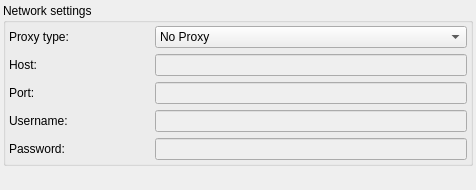
               <widget class="QWidget" name="pageNetwork">
                <layout class="QGridLayout" name="gridLayout_10">
                 <property name="leftMargin">
                  <number>3</number>
                 </property>
                 <property name="topMargin">
                  <number>3</number>
                 </property>
                 <property name="rightMargin">
                  <number>3</number>
                 </property>
                 <property name="bottomMargin">
                  <number>3</number>
                 </property>
                 <item row="0" column="0">
                  <widget class="QGroupBox" name="groupBox_9">
                   <property name="autoFillBackground">
                    <bool>false</bool>
                   </property>
                   <property name="title">
                    <string>Network settings</string>
                   </property>
                   <layout class="QVBoxLayout" name="_34">
                    <property name="leftMargin">
                     <number>3</number>
                    </property>
                    <property name="topMargin">
                     <number>3</number>
                    </property>
                    <property name="rightMargin">
                     <number>3</number>
                    </property>
                    <property name="bottomMargin">
                     <number>3</number>
                    </property>
                    <item>
                     <widget class="QWidget" name="widget_30" native="true">
                      <layout class="QHBoxLayout" name="_35">
                       <property name="leftMargin">
                        <number>0</number>
                       </property>
                       <property name="topMargin">
                        <number>0</number>
                       </property>
                       <property name="rightMargin">
                        <number>0</number>
                       </property>
                       <property name="bottomMargin">
                        <number>0</number>
                       </property>
                       <item>
                        <widget class="QLabel" name="label_30">
                         <property name="minimumSize">
                          <size>
                           <width>140</width>
                           <height>0</height>
                          </size>
                         </property>
                         <property name="maximumSize">
                          <size>
                           <width>140</width>
                           <height>16777215</height>
                          </size>
                         </property>
                         <property name="text">
                          <string>Proxy type:</string>
                         </property>
                        </widget>
                       </item>
                       <item>
                        <widget class="QComboBox" name="comboProxyType">
                         <property name="sizePolicy">
                          <sizepolicy hsizetype="Preferred" vsizetype="Minimum">
                           <horstretch>0</horstretch>
                           <verstretch>0</verstretch>
                          </sizepolicy>
                         </property>
                         <item>
                          <property name="text">
                           <string>No Proxy</string>
                          </property>
                         </item>
                         <item>
                          <property name="text">
                           <string notr="true">HTTP</string>
                          </property>
                         </item>
                         <item>
                          <property name="text">
                           <string notr="true">Socks v5</string>
                          </property>
                         </item>
                        </widget>
                       </item>
                      </layout>
                     </widget>
                    </item>
                    <item>
                     <widget class="QWidget" name="widget_23" native="true">
                      <layout class="QHBoxLayout" name="_36">
                       <property name="leftMargin">
                        <number>0</number>
                       </property>
                       <property name="topMargin">
                        <number>0</number>
                       </property>
                       <property name="rightMargin">
                        <number>0</number>
                       </property>
                       <property name="bottomMargin">
                        <number>0</number>
                       </property>
                       <item>
                        <widget class="QLabel" name="label_28">
                         <property name="minimumSize">
                          <size>
                           <width>140</width>
                           <height>0</height>
                          </size>
                         </property>
                         <property name="maximumSize">
                          <size>
                           <width>140</width>
                           <height>16777215</height>
                          </size>
                         </property>
                         <property name="text">
                          <string>Host:</string>
                         </property>
                        </widget>
                       </item>
                       <item>
                        <widget class="QLineEdit" name="txtProxyHost">
                         <property name="enabled">
                          <bool>false</bool>
                         </property>
                         <property name="sizePolicy">
                          <sizepolicy hsizetype="Preferred" vsizetype="Minimum">
                           <horstretch>0</horstretch>
                           <verstretch>0</verstretch>
                          </sizepolicy>
                         </property>
                         <property name="inputMask">
                          <string notr="true"/>
                         </property>
                        </widget>
                       </item>
                      </layout>
                     </widget>
                    </item>
                    <item>
                     <widget class="QWidget" name="widget_32" native="true">
                      <layout class="QHBoxLayout" name="_37">
                       <property name="leftMargin">
                        <number>0</number>
                       </property>
                       <property name="topMargin">
                        <number>0</number>
                       </property>
                       <property name="rightMargin">
                        <number>0</number>
                       </property>
                       <property name="bottomMargin">
                        <number>0</number>
                       </property>
                       <item>
                        <widget class="QLabel" name="label_32">
                         <property name="minimumSize">
                          <size>
                           <width>140</width>
                           <height>0</height>
                          </size>
                         </property>
                         <property name="maximumSize">
                          <size>
                           <width>140</width>
                           <height>16777215</height>
                          </size>
                         </property>
                         <property name="text">
                          <string>Port:</string>
                         </property>
                        </widget>
                       </item>
                       <item>
                        <widget class="QLineEdit" name="txtProxyPort">
                         <property name="enabled">
                          <bool>false</bool>
                         </property>
                         <property name="sizePolicy">
                          <sizepolicy hsizetype="Preferred" vsizetype="Minimum">
                           <horstretch>0</horstretch>
                           <verstretch>0</verstretch>
                          </sizepolicy>
                         </property>
                         <property name="inputMask">
                          <string notr="true">0000000000</string>
                         </property>
                        </widget>
                       </item>
                      </layout>
                     </widget>
                    </item>
                    <item>
                     <widget class="QWidget" name="widget_29" native="true">
                      <layout class="QHBoxLayout" name="_38">
                       <property name="leftMargin">
                        <number>0</number>
                       </property>
                       <property name="topMargin">
                        <number>0</number>
                       </property>
                       <property name="rightMargin">
                        <number>0</number>
                       </property>
                       <property name="bottomMargin">
                        <number>0</number>
                       </property>
                       <item>
                        <widget class="QLabel" name="label_29">
                         <property name="minimumSize">
                          <size>
                           <width>140</width>
                           <height>0</height>
                          </size>
                         </property>
                         <property name="maximumSize">
                          <size>
                           <width>140</width>
                           <height>16777215</height>
                          </size>
                         </property>
                         <property name="text">
                          <string>Username:</string>
                         </property>
                        </widget>
                       </item>
                       <item>
                        <widget class="QLineEdit" name="txtProxyUser">
                         <property name="enabled">
                          <bool>false</bool>
                         </property>
                         <property name="sizePolicy">
                          <sizepolicy hsizetype="Preferred" vsizetype="Minimum">
                           <horstretch>0</horstretch>
                           <verstretch>0</verstretch>
                          </sizepolicy>
                         </property>
                         <property name="inputMask">
                          <string notr="true"/>
                         </property>
                        </widget>
                       </item>
                      </layout>
                     </widget>
                    </item>
                    <item>
                     <widget class="QWidget" name="widget_31" native="true">
                      <layout class="QHBoxLayout" name="_39">
                       <property name="leftMargin">
                        <number>0</number>
                       </property>
                       <property name="topMargin">
                        <number>0</number>
                       </property>
                       <property name="rightMargin">
                        <number>0</number>
                       </property>
                       <property name="bottomMargin">
                        <number>0</number>
                       </property>
                       <item>
                        <widget class="QLabel" name="label_31">
                         <property name="minimumSize">
                          <size>
                           <width>140</width>
                           <height>0</height>
                          </size>
                         </property>
                         <property name="maximumSize">
                          <size>
                           <width>140</width>
                           <height>16777215</height>
                          </size>
                         </property>
                         <property name="text">
                          <string>Password:</string>
                         </property>
                        </widget>
                       </item>
                       <item>
                        <widget class="QLineEdit" name="txtProxyPass">
                         <property name="enabled">
                          <bool>false</bool>
                         </property>
                         <property name="sizePolicy">
                          <sizepolicy hsizetype="Preferred" vsizetype="Minimum">
                           <horstretch>0</horstretch>
                           <verstretch>0</verstretch>
                          </sizepolicy>
                         </property>
                         <property name="inputMask">
                          <string notr="true"/>
                         </property>
                        </widget>
                       </item>
                      </layout>
                     </widget>
                    </item>
                   </layout>
                  </widget>
                 </item>
                 <item row="1" column="0">
                  <spacer>
                   <property name="orientation">
                    <enum>Qt::Vertical</enum>
                   </property>
                   <property name="sizeHint" stdset="0">
                    <size>
                     <width>470</width>
                     <height>21</height>
                    </size>
                   </property>
                  </spacer>
                 </item>
                </layout>
               </widget>
